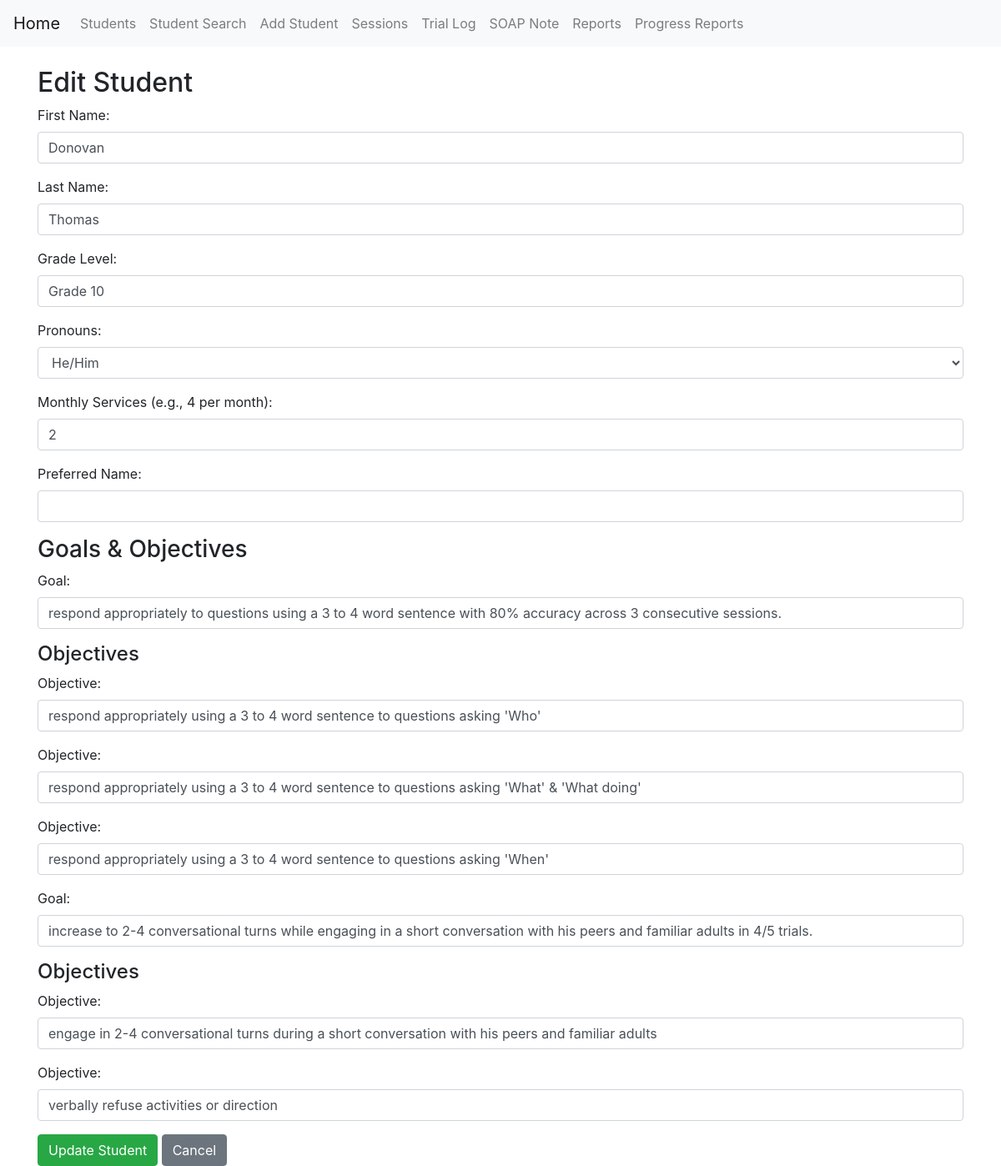
/edit_student/36, run on the app's committed database.
### models.py (models this page shows)
class Student(db.Model):
    __tablename__ = 'student'
    student_id = db.Column(db.Integer, primary_key=True)
    first_name = db.Column(db.String(255), nullable=False)
    last_name = db.Column(db.String(255), nullable=False)
    reevaluation_date = db.Column(db.Date)
    annual_review_date = db.Column(db.Date)
    monthly_services = db.Column(db.String(255))
    grade = db.Column(db.String(255))
    preferred_name = db.Column(db.String(255))
    pronouns = db.Column(db.String(50))  # NEW FIELD
    active = db.Column(db.Boolean, default=True)
    sessions = db.relationship('Session', back_populates='student', cascade='all, delete-orphan')
    goals = db.relationship('Goal', back_populates='student', cascade='all, delete-orphan')
    trial_logs = db.relationship('TrialLog', back_populates='student', cascade='all, delete-orphan')  # NEW RELATIONSHIP

class Goal(db.Model):
    __tablename__ = 'goal'
    goal_id = db.Column(db.Integer, primary_key=True)
    student_id = db.Column(db.Integer, db.ForeignKey('student.student_id'), nullable=False)
    goal_description = db.Column(db.String(255), nullable=False)
    active = db.Column(db.Boolean, default=True)  # NEW
    objectives = db.relationship('Objective', back_populates='goal', cascade='all, delete-orphan')
    student = db.relationship('Student', back_populates='goals')

class Objective(db.Model):
    __tablename__ = 'objective'
    objective_id = db.Column(db.Integer, primary_key=True)
    goal_id = db.Column(db.Integer, db.ForeignKey('goal.goal_id'), nullable=False)
    objective_description = db.Column(db.String(255), nullable=False)
    with_accuracy = db.Column(db.String(255))
    notes = db.Column(db.Text)  # NEW
    active = db.Column(db.Boolean, default=True)  # NEW
    goal = db.relationship('Goal', back_populates='objectives')
    sessions = db.relationship('Session', secondary=session_objectives_association, back_populates='objectives')
    trial_logs = db.relationship('TrialLog', back_populates='objective', cascade='all, delete-orphan')  # NEW RELATIONSHIP

### routes.py (the view, shortened to what this page needs)
@routes_bp.route('/edit_student/<int:student_id>', methods=['GET', 'POST'])
def edit_student(student_id):
  student = Student.query.get_or_404(student_id)
  goals = Goal.query.filter_by(student_id=student_id).all()
  objectives = Objective.query.join(Goal).filter(Goal.student_id == student_id).all()
  return render_template('edit_student.html', student=student, goals=goals, objectives=objectives)

### templates/edit_student.html
{% extends "base.html" %}
{% block content %}
<h2>Edit Student</h2>
<form action="{{ url_for('routes.edit_student', student_id=student.student_id) }}" method="POST">
  {% include "_student_form_fields.html" %}
  <div class="mb-3">
    <label for="preferred_name" class="form-label">Preferred Name:</label>
    <input type="text" id="preferred_name" name="preferred_name" class="form-control" value="{{ student.preferred_name or '' }}">
  </div>
  <h3>Goals & Objectives</h3>
  {% for goal in goals %}
    <div class="mb-3">
      <label for="goal_{{ goal.goal_id }}" class="form-label">Goal:</label>
      <input type="text" id="goal_{{ goal.goal_id }}" name="goal_{{ goal.goal_id }}" class="form-control" value="{{ goal.goal_description }}">
    </div>
    <h4>Objectives</h4>
    {% for objective in objectives %}
      {% if objective.goal_id == goal.goal_id %}
        <div class="mb-3">
          <label for="objective_{{ objective.objective_id }}" class="form-label">Objective:</label>
          <input type="text" id="objective_{{ objective.objective_id }}" name="objective_{{ objective.objective_id }}" class="form-control" value="{{ objective.objective_description }}">
        </div>
      {% endif %}
    {% endfor %}
  {% endfor %}
  <button type="submit" class="btn btn-success">Update Student</button>
  <a href="{{ url_for('routes.index') }}" class="btn btn-secondary">Cancel</a>
</form>
{% endblock %}

### templates/_student_form_fields.html (shortened to what this page needs)
<div class="form-group">
  <label for="first_name">First Name:</label>
  <input type="text" class="form-control" id="first_name" name="first_name" value="{{ student.first_name if student is defined else '' }}" required>
</div>
<div class="form-group">
  <label for="last_name">Last Name:</label>
  <input type="text" class="form-control" id="last_name" name="last_name" value="{{ student.last_name if student is defined else '' }}" required>
</div>
<div class="form-group">
  <label for="grade_level">Grade Level:</label>
  <input type="text" class="form-control" id="grade_level" name="grade_level" value="{{ student.grade if student is defined else '' }}">
</div>
<div class="form-group">
  <label for="pronoun" class="form-label">Pronouns:</label>
  <select class="form-control" name="pronoun" id="pronoun" required>
    <option value="he/him" {% if student is defined and student.pronouns == 'he/him' %}selected{% endif %}>He/Him</option>
  </select>
</div>
<div class="form-group">
  <label for="monthly_services">Monthly Services (e.g., 4 per month):</label>
  <input type="text" class="form-control" id="monthly_services" name="monthly_services" value="{{ student.monthly_services if student is defined else '' }}">
</div>

### data on the page
Student: first_name "Donovan", last_name "Thomas", grade_level "Grade 10", pronoun "He/Him", monthly_services "2"
Goal: goal_description "respond appropriately to questions using a 3 to 4 word sentence with 80% accuracy across 3 consecutive sessions."
Objective: objective_description "respond appropriately using a 3 to 4 word sentence to questions asking 'Who'"
Objective: objective_description "respond appropriately using a 3 to 4 word sentence to questions asking 'What' & 'What doing'"
Objective: objective_description "respond appropriately using a 3 to 4 word sentence to questions asking 'When'"
Goal: goal_description "increase to 2-4 conversational turns while engaging in a short conversation with his peers and familiar adults in 4/5 trials."
Objective: objective_description "engage in 2-4 conversational turns during a short conversation with his peers and familiar adults"
Objective: objective_description "verbally refuse activities or direction"
